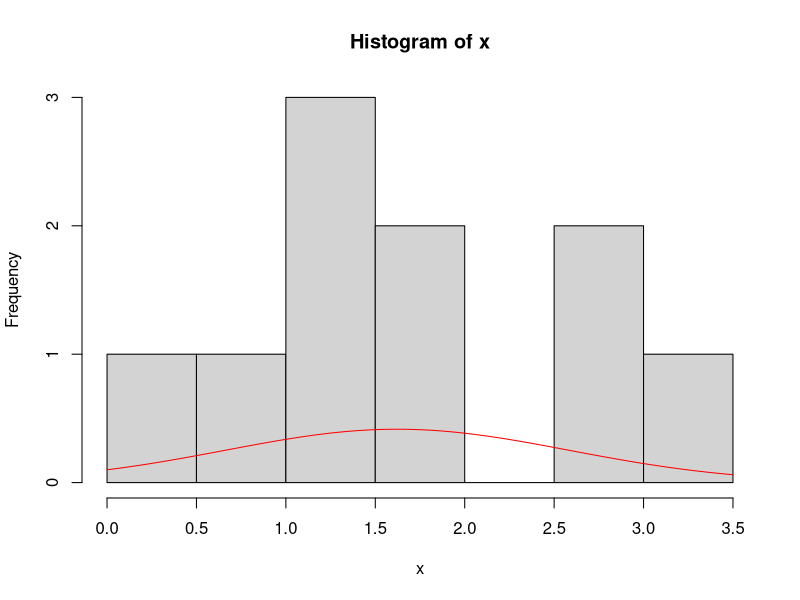
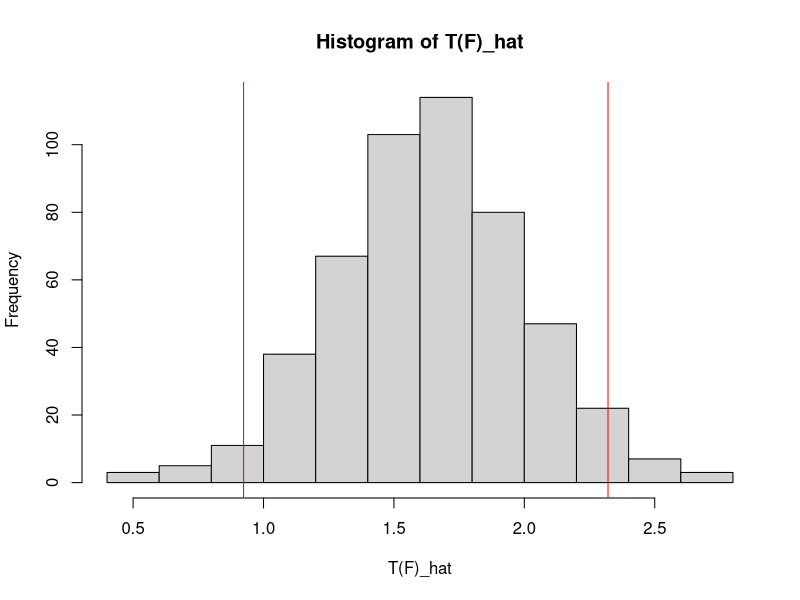

Recreate these plots in R, in order.
####################################################
#                      example 3                   #
####################################################
# Original sample
x = c(2.6,3.16,0.8,1.19,0.1,1.14,1.73,1.73,2.72,1.05)

# Plot histogram of x to get a rough idea of the underlying distribution F 
hist(x)

# Let's fit a normal distribution to x. Hence the estimates of parameters mu and sigma are sample analogues
mu = mean(x)
sigma = sd(x)

#Add the fitted distribution curve to the histogram
curve(dnorm(x, mu, sigma), add = TRUE, col = "red")

# Number of bootstrap samples
B = 500

# Generating bootstrap samples from the estimated F i.e. normal and arranging in a matrix form. Each row is a sample
xb = matrix(rnorm(B*length(x), mu, sigma), nrow = B)

# Calculate T(F) for each B bootstrap sample
tb = sapply(1:B, function(b){return(median(xb[b,]))})

# Plot the histogram of the bootstrap estimates
hist(tb, xlab = "T(F)_hat", main = "Histogram of T(F)_hat")
# Mark the 95% confidence interval with two vertical red lines
abline(v = quantile(tb, probs = c(0.025, 0.975)), col = "red")

# Calculate the qualtile 95% confidence interval
quantile(tb, probs = c(0.025, 0.975))

# Calculate the normal 95% confidence interval
mean(tb) + c(-1.95, 1.95)*sd(tb)
